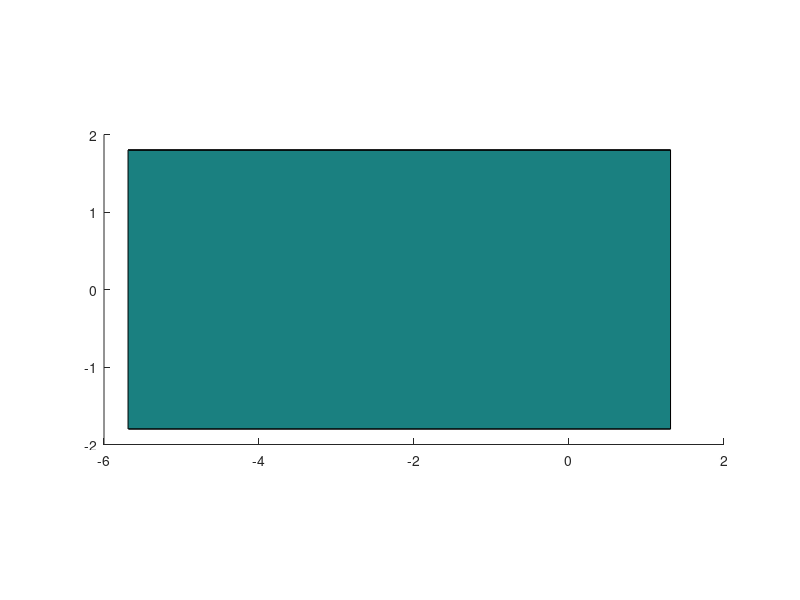

Reproduce this figure in MATLAB.
function p = armLink01(parentAxes, faceColor)
if (nargin == 0)
    parentAxes = gca;
    faceColor = [.1 .5 .5];
elseif (nargin == 1)
    faceColor = [.1 .5 .5];
end
set(parentAxes, 'DataAspectRatio', [1 1 1]);
% link0Verts =...
%     [ 7  -1.8   6.95-6.7;%1
%       7   1.8   6.95-6.7;%2
%       7   1.8   6.7-6.7;%3
%       7  -1.8   6.7-6.7;%4
%       0	 -1.8	6.95-6.7;%5
%       0	 -1.8 	6.7-6.7;%6
%       0	  1.8	6.7-6.7;%7
%       0	  1.8	6.95-6.7;];%8
  
  
  
  link0Verts =...
    [ -5.69      -1.8   .22;%1
      -5.69       1.8   .22;%2
      -5.69       1.8   0;%3
      -5.69      -1.8   0;%4
      -5.69+7	 -1.8	.22;%5
      -5.69+7	 -1.8 	0;%6
      -5.69+7	  1.8	0;%7
      -5.69+7	  1.8	.22;];%8

 
AA = zeros(8,3);
AA(:,1)= 0;

link0Verts = link0Verts;%+ AA
link0Faces =...
    [1  2  3 4;
     1  5  6 4;
     4  3  7 6;
     2  3  7 8;
     8  7  6 5];

p = patch('Parent', parentAxes, 'Faces',link0Faces,'Vertices',link0Verts,'FaceColor',faceColor);

end